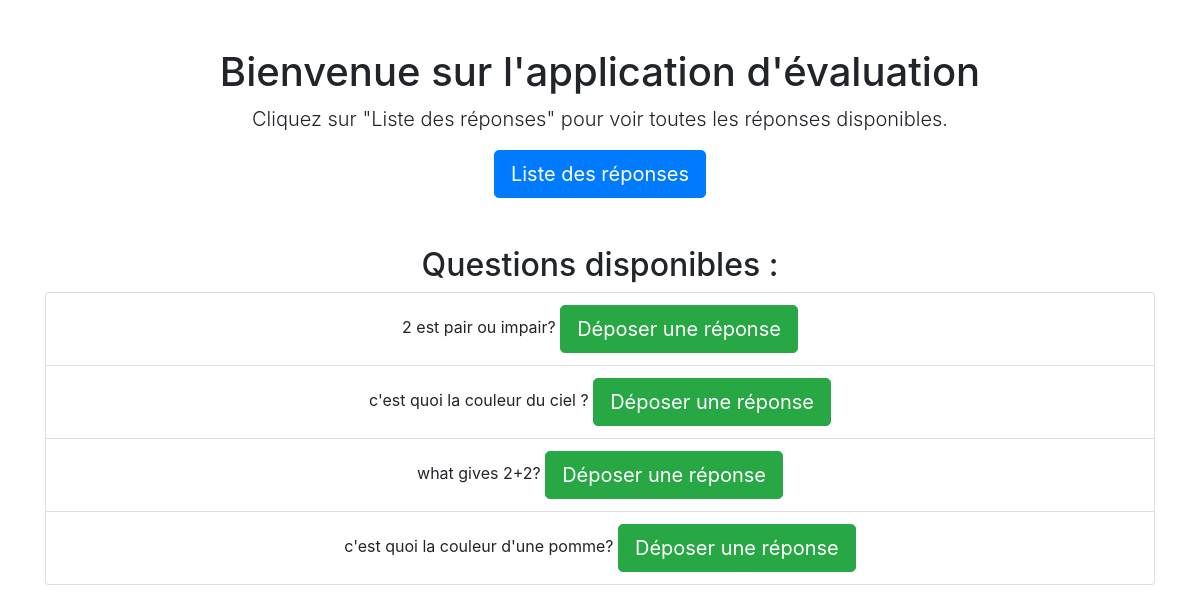
The app's page /evaluation/ with its own data.
### evaluation/models.py (models this page shows, shortened)
class Question(models.Model):
    texte = models.CharField(max_length=255, verbose_name="Texte de la question")
    reponse_correcte = models.CharField(max_length=255, verbose_name="Réponse correcte")
    class Meta:
        verbose_name = "Question"
        verbose_name_plural = "Questions"

### evaluation/views.py (the view)
# urls.py: path('', views.accueil, name='accueil'),  # Page d'accueil
def accueil(request):
    questions = Question.objects.all()  # Récupérer toutes les questions
    return render(request, 'evaluation/accueil.html', {'questions': questions})

### evaluation/templates/evaluation/accueil.html (shortened to what this page needs)
<!DOCTYPE html>
<html lang="fr">
<head>
    <link href="https://stackpath.bootstrapcdn.com/bootstrap/4.5.2/css/bootstrap.min.css" rel="stylesheet">
</head>
<body>
    <div class="container text-center mt-5">
        <h1>Bienvenue sur l'application d'évaluation</h1>
        <p class="lead">Cliquez sur "Liste des réponses" pour voir toutes les réponses disponibles.</p>
        <a href="{% url 'liste_reponses' %}" class="btn btn-primary btn-lg">Liste des réponses</a>
        <h2 class="mt-5">Questions disponibles :</h2>
        <ul class="list-group">
            {% for question in questions %}
                <li class="list-group-item">
                    {{ question.texte }}
                    <a href="{% url 'soumettre_reponse' question_id=question.id %}" class="btn btn-success btn-lg">Déposer une réponse</a>
                </li>
            {% empty %}
                <li class="list-group-item">Aucune question disponible.</li>
            {% endfor %}
        </ul>
    </div>
</body>
</html>

### records on screen
Question: texte "2 est pair ou impair?"
Question: texte "c'est quoi la couleur du ciel ?"
Question: texte "what gives 2+2?"
Question: texte "c'est quoi la couleur d'une pomme?"
